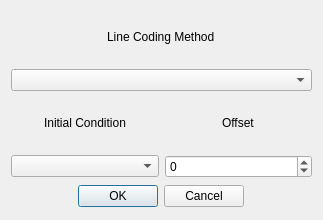
<?xml version="1.0" encoding="UTF-8"?>
<ui version="4.0">
 <class>About</class>
 <widget class="QDialog" name="About">
  <property name="geometry">
   <rect>
    <x>0</x>
    <y>0</y>
    <width>323</width>
    <height>220</height>
   </rect>
  </property>
  <property name="windowTitle">
   <string>New</string>
  </property>
  <layout class="QGridLayout" name="gridLayout">
   <item row="4" column="0">
    <layout class="QHBoxLayout" name="horizontalLayout">
     <item>
      <widget class="QComboBox" name="comboBox">
       <property name="layoutDirection">
        <enum>Qt::LeftToRight</enum>
       </property>
      </widget>
     </item>
    </layout>
   </item>
   <item row="4" column="1">
    <layout class="QHBoxLayout" name="horizontalLayout_2">
     <item>
      <widget class="QSpinBox" name="spinBox">
       <property name="minimum">
        <number>-99</number>
       </property>
      </widget>
     </item>
    </layout>
   </item>
   <item row="3" column="1">
    <layout class="QHBoxLayout" name="horizontalLayout_4">
     <item alignment="Qt::AlignHCenter">
      <widget class="QLabel" name="label_2">
       <property name="text">
        <string>Offset</string>
       </property>
      </widget>
     </item>
    </layout>
   </item>
   <item row="1" column="0" colspan="2">
    <layout class="QVBoxLayout" name="verticalLayout">
     <item>
      <widget class="QComboBox" name="comboBox_2"/>
     </item>
    </layout>
   </item>
   <item row="3" column="0">
    <layout class="QHBoxLayout" name="horizontalLayout_3">
     <item alignment="Qt::AlignHCenter">
      <widget class="QLabel" name="label">
       <property name="text">
        <string>Initial Condition</string>
       </property>
      </widget>
     </item>
    </layout>
   </item>
   <item row="0" column="0" colspan="2">
    <layout class="QVBoxLayout" name="verticalLayout_2">
     <item alignment="Qt::AlignHCenter">
      <widget class="QLabel" name="label_3">
       <property name="text">
        <string>Line Coding Method</string>
       </property>
      </widget>
     </item>
    </layout>
   </item>
   <item row="5" column="0" colspan="2">
    <layout class="QVBoxLayout" name="verticalLayout_3">
     <item alignment="Qt::AlignHCenter">
      <widget class="QDialogButtonBox" name="buttonBox">
       <property name="minimumSize">
        <size>
         <width>0</width>
         <height>25</height>
        </size>
       </property>
       <property name="maximumSize">
        <size>
         <width>166</width>
         <height>25</height>
        </size>
       </property>
       <property name="standardButtons">
        <set>QDialogButtonBox::Cancel|QDialogButtonBox::Ok</set>
       </property>
      </widget>
     </item>
    </layout>
   </item>
  </layout>
 </widget>
 <resources/>
 <connections/>
</ui>
